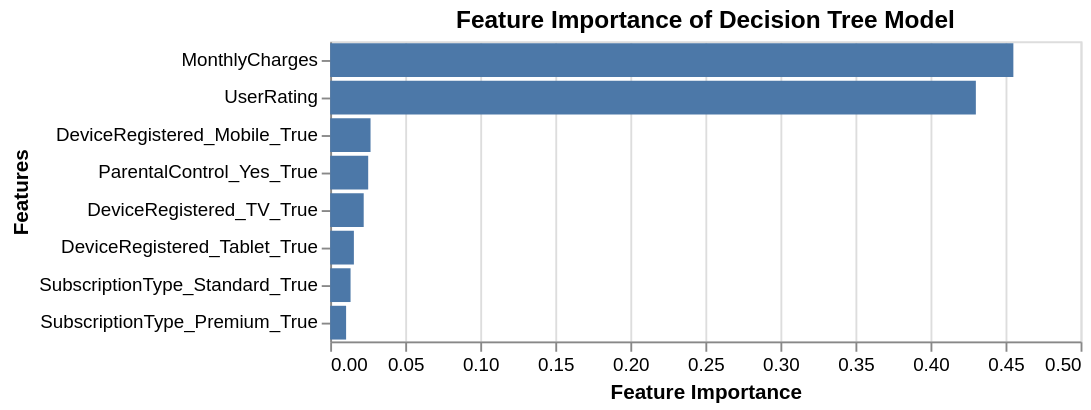

Notebook code for this chart:
### Code cell
import altair as alt

# Create an Altair bar chart for feature importance
chart = alt.Chart(feat_imp_rf_df).mark_bar().encode(
    x=alt.X('feature_importance:Q', title='Feature Importance'),
    y=alt.Y('feature:N', sort='-x', title='Features'),
    tooltip=['feature:N', 'feature_importance:Q']
).properties(
    title='Feature Importance of Decision Tree Model'
)

# Display the chart
chart.display()

### Figure 1 — Vega-Lite specification as saved in the notebook (floating-point values rounded to 4 significant figures)
{"config": {"view": {"continuousWidth": 400, "continuousHeight": 300}}, "data": {"name": "data-f3084b205f7f2e69a4207c92e56ce149"}, "mark": "bar", "encoding": {"tooltip": [{"field": "feature", "type": "nominal"}, {"field": "feature_importance", "type": "quantitative"}], "x": {"field": "feature_importance", "title": "Feature Importance", "type": "quantitative"}, "y": {"field": "feature", "sort": "-x", "title": "Features", "type": "nominal"}}, "title": "Feature Importance of Decision Tree Model", "$schema": "https://vega.github.io/schema/vega-lite/v4.17.0.json", "datasets": {"data-f3084b205f7f2e69a4207c92e56ce149": [{"feature": "MonthlyCharges", "feature_importance": 0.4552}, {"feature": "UserRating", "feature_importance": 0.4302}, {"feature": "DeviceRegistered_Mobile_True", "feature_importance": 0.0269}, {"feature": "ParentalControl_Yes_True", "feature_importance": 0.02534}, {"feature": "DeviceRegistered_TV_True", "feature_importance": 0.02234}, {"feature": "DeviceRegistered_Tablet_True", "feature_importance": 0.0158}, {"feature": "SubscriptionType_Standard_True", "feature_importance": 0.01358}, {"feature": "SubscriptionType_Premium_True", "feature_importance": 0.01061}]}}
